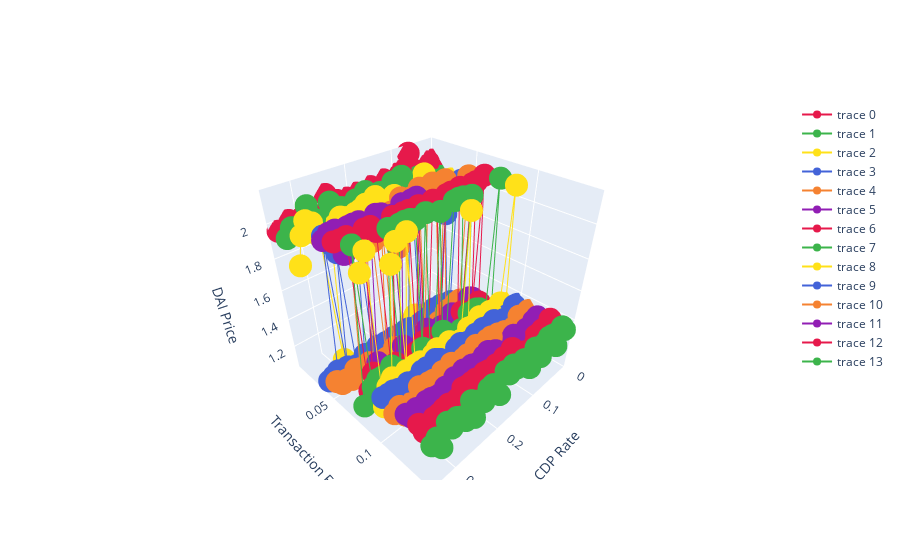

Notebook source saved alongside this figure:
### Markdown cell above
# Transaction Fee varied, CDP Rate Varied

### Code cell
cdpRates = [0.01 * i for i in range(1, 35)]
txf = [0.01 * i for i in range(1, 15)]
tests = 1

runTests(10, cdpRates, txf, tests)
